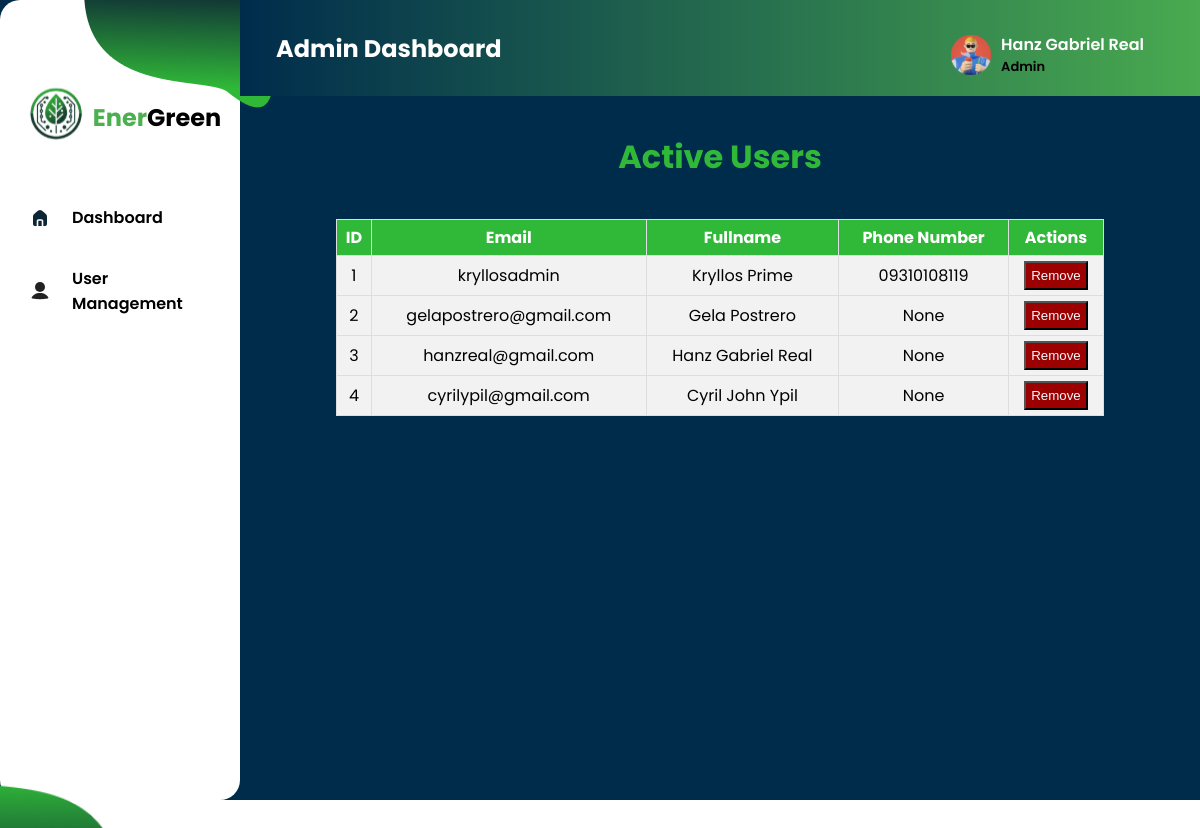
/UserManagement (signed in), run on the app's committed database.
### tables this page shows
CREATE TABLE user (
  id INTEGER NOT NULL PRIMARY KEY,
  email TEXT NOT NULL UNIQUE,
  fullname TEXT NOT NULL,
  password TEXT DEFAULT NULL,
  phoneno TEXT DEFAULT NULL,
  hasSetup INTEGER DEFAULT 0
);

### app.py (the view)
@app.route('/UserManagement')
def UserManagement():
    records = db.getall_users(table='user')
    return render_template('AdminCarbonEmissionDash.html',fullname=session.get('name'),records=records) if not session.get('name') == None else redirect(url_for('landing'))

### app.py (called while the page is built)
@app.after_request
def after_request(response):
    response.headers['Cache-Control'] = 'no-cache,no-store,must-revalidate'
    return response

### dbhelper.py (called while the page is built)
    def getdb_connection(self):
        connection = connect(self.database)
        return connection

    def getprocess(self,sql:str):
        connection = self.getdb_connection()
        cursor = connection.cursor()
        cursor.execute(sql)
        cursor.row_factory = Row
        data:list = cursor.fetchall()  # Convert rows to dictionaries
        cursor.close()
        connection.close()
        return data

    def getall_users(self, table:str)->list:
        query = f"SELECT * FROM {table}"
        users:list = self.getprocess(query)
        return users

### templates/AdminCarbonEmissionDash.html (shortened to what this page needs)
{% extends 'AdminDashTemplate.html' %}
{% block content %}
<div style="display: flex; justify-content:center; align-items:center; padding-top: 1em;">
    <h1><span style="color: #30B938; text-align:center;">Active Users</span></h1>
</div>
<div class="table-container">
    <table class="styled-table">
        <thead>
            <tr>
                <th>ID</th>
                <th>Email</th>
                <th>Fullname</th>
                <th>Phone Number</th>
                <th>Actions</th>
            </tr>
        </thead>
        <tbody>
            {% for record in records %}
            <tr>
                <td>{{ record['id'] }}</td>
                <td>{{ record['email'] }}</td>
                <td>{{ record['fullname'].title() }}</td>
                <td>{{ record['phoneno']}}</td>
                <td><button style="cursor: pointer;background-color:rgb(156, 1, 1);color:aliceblue;padding:5px;" class="remove-btn" data-email="{{ record['email'] }}">Remove</button></td>
                </tr>
            {% endfor %}
        </tbody>
    </table>
</div>
{% endblock %}

### templates/AdminDashTemplate.html (shortened to what this page needs)
<!DOCTYPE html>
<html lang="en">
<head>
    <link rel="stylesheet" href="../static/css/AdminDashTemplateStyle.css">
</head>
<body>
    <div class="Container">
        <div class="Side-Navigation">
            <img id="sidetopimg" src="../static/images/png/sideimg2.png" alt="">
            <div class="logo-div">
                <div class="img-logo">
                    <img src="../static/images/logo/logo.svg" alt="">
                </div>
                <div class="webname">
                    <h2><span id="Color">Ener</span>Green</h2>
                </div>
            </div>
            <div class="Navigation-buttons">
                <div class="Dashbtn">
                    <li>
                        <a href="{{ url_for('AdminDashboard') }}" class="nav-button">
                            <img id="homeicon" src="../static/images/svg/Home-Icon.svg" alt="Dashboard Icon" width="24" height="24"> Dashboard
                        </a>
                    </li>
                </div>
                <div class="Dashbtn">
                    <li>
                        <a href="{{ url_for('UserManagement') }}" class="nav-button">
                            <img src="../static/images/svg/useric.svg" alt="Dashboard Icon" width="24" height="24"> User Management
                        </a>
                    </li>
                </div>
            </div>
            <img id="side-img" src="../static/images/png/sidebotimg.png" alt="" width="208">
        </div>
        <div class="Top-Main-Content">
            <div class="Top-Navigation">
                <div class="page-title">
                    <h2 id="dash-title">Admin Dashboard</h2>
                </div>
                <div class="profile-section" onclick="toggleDropdown()">
                    <a href="#">
                        <img src="../static/images/svg/profilenako.svg" alt="">
                        <div class="name-status">
                            <span id="user-name">{{ fullname }}</span> <br>
                            <p>Admin</p>
                        </div>
                    </a>
                </div>
            </div>
            {%  block content %}
            {% endblock %}
            </div>
        </div>
</body>
</html>

### static/css/AdminDashTemplateStyle.css (style rules this page uses)
body { padding: 0; margin: 0; box-sizing: border-box; overflow: hidden; }
.Container { display: flex; flex-direction: row; font-family: 'Poppins', sans-serif; overflow: hidden; width: 100vw; height: 100vh; background-color: #002c4c; }
.Side-Navigation { display: flex; align-items: center; flex-direction: column; width: 20vw; height: 100vh; background-color: #ffff; border-radius: 20px; }
#side-img { position: absolute; top: 87%; right: 90%; }
#sidetopimg { position: absolute; left: 7%; }
.profile-section span { color: #ffff; margin-right: 2em; }
.profile-section { position: relative; }
.name-status p { margin: 0; padding: 0; font-size: 13px; }
.Top-Navigation { position: relative; width: 100%; height: 12vh; background: linear-gradient(to left, #4CAF50, #002c4c); display: flex; align-items: center; padding: 0 20px; }
.page-title { position: relative; left: 1em; }
#dash-title { color: #ffff; }
.profile-section { display: flex; align-items: center; gap: 20px; position: absolute; top: 2em; right: 4em; font-weight: 600; }
.profile-section a { display: flex; align-items: center; text-decoration: none; color: black; gap: 10px; }
.profile-section img { width: 40px; height: 40px; }
.Top-Main-Content { width: 100%; height: 20vh; flex-direction: column; justify-content: space-between; }
.logo-div { display: flex; align-items: center; margin: 1em 2em 2em 2em; }
.logo-div, .Navigatiuon-buttons { margin-top: 5em; }
#Color { color: #4CAF50; }
.Dashbtn { list-style: none; width: 100%; border-radius: 20px; }
.Navigation-buttons { display: flex; flex-direction: column; align-items: flex-start; }
.Dashbtn a { display: flex; align-items: center; margin: 8px; gap: 20px; text-decoration: none; padding: 10px 20px; color: black; font-weight: 600; transition: background-color 0.3s, color 0.3s; border-radius: 10px; }
.Dashbtn a img { transition: color 0.1s; }

### templates/AdminCarbonEmissionDash.html (style rules this page uses)
.table-container { display: flex; justify-content: center; align-items: center; padding-top: 1em; max-height: 600px; overflow-y: auto; }
.styled-table { width: 80%; border-collapse: collapse; }
.styled-table thead { background-color: #30B938; color: white; }
.styled-table th, .styled-table td { padding: 5px 5px; text-align: center; border: 1px solid #ddd; }
.styled-table td { background-color: #f2f2f2; }
.styled-table tbody tr:nth-child(even) { background-color: #f2f2f2; }

### data on the page
user: fullname "Hanz Gabriel Real", id "3", email "hanzreal@gmail.com", phoneno "None"
user: id "1", email "kryllosadmin", fullname "Kryllos Prime", phoneno "09310108119"
user: id "2", email "gelapostrero@gmail.com", fullname "Gela Postrero", phoneno "None"
user: id "4", email "cyrilypil@gmail.com", fullname "Cyril John Ypil", phoneno "None"
